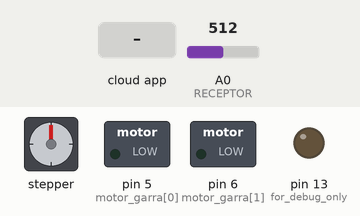
Recording of a sketch running on a simulated Arduino Mega 2560, built with avr-gcc and run on an emulated ATmega2560. Parts: stepper motor, switched loads named in the sketch (green lamp = pin HIGH), output pins drawn as LEDs (lit = HIGH). Wiring (inferred from the names in the program): stepper motor (2048 steps per turn assumed): coils pin 8, pin 9, pin 10, pin 11. Dashed ring = blinking. The test bench sets the inputs (shaded band); at power-on: A0 (RECEPTOR) = 512. The ROS host is connected and sends only what is stated; pins used as bus, display or sensor lines are not drawn.

Above: at 1.2 s.
1.3 s: the phone or cloud app sets motor to 45
At 1.8 s:
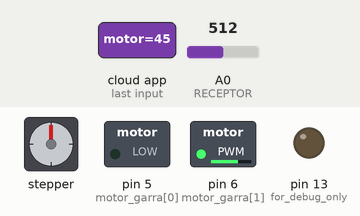
2.8 s: the phone or cloud app sets stepper to 45
At 3.07 s:
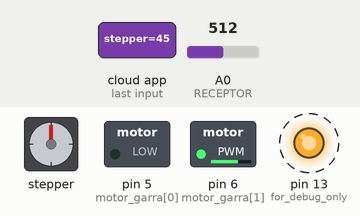
5.8 s: the phone or cloud app sets stepper to 0
At 7.0 s:
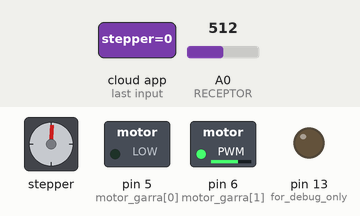
7.4 s: A0 (RECEPTOR) set to 786
8.9 s: A0 (RECEPTOR) set to 812
At 9.9 s:
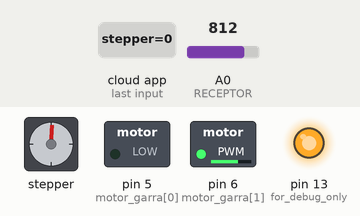
10.6 s: the phone or cloud app sets motor to 0
At 11.7 s:
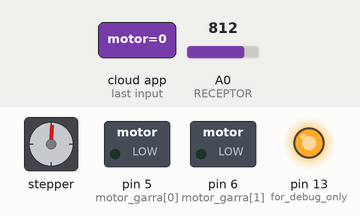
Timing chart, 0 to 13.1 s (numbered marks = the images above; inputs shaded):
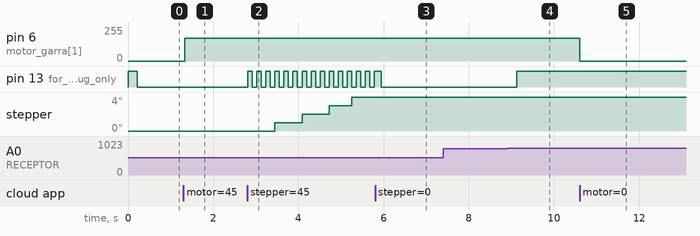

Measured:
- the behaviour switches between 800 and 801 on A0 (RECEPTOR) (found by bisection; images 3 and 4)
- after the input at 1.3 s, pin 6 (motor_garra[1]): 0/255 → 170/255 at once
- after the input at 5.8 s, stepper: stays 4° (without the input it goes to 5° after 0.09 s)
- after the input at 7.4 s, every drawn part: stays the same
- after the input at 8.9 s, pin 13 (for_debug_only): LOW → HIGH after 0.22 s
- after the input at 10.6 s, pin 6 (motor_garra[1]): 170/255 → 0/255 at once

The sketch:

mPasso_sensores_mGarra.ino
```cpp
// Esse codigo roda no arduino e controla a ativação de um motor
// de passo a partir de um topico no ROS
//
// É considerado que o motor está conectado aos pinos P*
// e que a informacao de rotacao esta sendo publicada no topico
// "/eletronica/base/stepper" como um inteiro cujo valor vai
// de -255 a 255, onde 0 é parado
//
// Para rodar: rosrun rosserial_python serial_node.py /dev/ttyACM2

/*************** STEPPER + SENSORES DA GARRA *********************/


#include <ros.h>
#include <std_msgs/Int32.h>
#include <std_msgs/Bool.h>

#define INF 60000
#define RECEPTOR A0 //pino Analógico do arduino receptor infravermelho
#define TRUE 1
#define FALSE 0
#define ENUM 5

typedef int contador;
contador i = 0, presenca_bloquinho = 0;
float vetor_media[ENUM], conta_media;

/////// parametros do stepper
const int stepper_pins[] = {8, 9, 10, 11}; //pinos nos quais esta o stepper
                                          //Os pinos sao ativados na ordem
                                          //desse vetor

const int T_stepper_min = 40;  //menor periodo (|vel| = 255) em ms
                       //1 periodo = ciclo de ativacao dos 4 pinos
const int T_stepper_max = 400;

int T_stepper_atual = INF; //periodo a ser setado a partir do topico do ROS
int dir;      //direcao do stepper 1 = frente, -1 = tras

int T_ROS_spin = 30;  //periodo em ms entre uma chamada do ROS e outra

////////////////      parte do ROS    ///////////////////
ros::NodeHandle nh;
std_msgs::Bool sensor_garra;
void messageCb(const std_msgs::Int32& msg);
const char* ROS_stepper_topic = "/eletronica/base/stepper";
ros::Subscriber<std_msgs::Int32> sub(ROS_stepper_topic, &messageCb);
ros::Publisher chatter("/eletronica/garra/temBloco", &sensor_garra );

int velocidadeG, direcaoG,auxiliarG;
#define TRAS 0
#define FRENTE 1
int motor_garra[] = {5,6};

void messageGarra( const std_msgs::Int32& msg){
 auxiliarG = msg.data;

 if(auxiliarG == 0)
    velocidadeG = 0;
 else
    velocidadeG = 170;

  if (auxiliarG < 0)
    direcaoG = TRAS;
  else
    direcaoG = FRENTE;
}

//callback para pegar o valor de velocidade no topico
void messageCb(const std_msgs::Int32& msg)
{
	int vel = msg.data;

	if(vel > 0)
	{
		dir = 1;
		if(vel >255)
			vel =  255;
	}
	else if(vel < 0)
	{
		dir = -1;
		if(vel < -255)
			vel = -255;
	}

	if(vel == 0)
		T_stepper_atual = INF;
	else
		T_stepper_atual = ( 1 - float(abs(vel))/255 )*(T_stepper_max - T_stepper_min) + T_stepper_min;  //faz com que o periodo seja uma rampa linear
}

////////////////////    parte do stepper    ////////////////////

void step_forward(int& indice)
{
	int proximo;
	if(indice >= 3)
        {
		proximo = stepper_pins[0];
                indice = 0;
        }
	else
	{
		proximo = stepper_pins[indice + 1];
                indice++;
        }

	for(int i = 0; i < 4; i++)
	  digitalWrite(stepper_pins[i], LOW);

        digitalWrite(proximo, HIGH);

        digitalWrite(13, HIGH - digitalRead(13));
}

void step_back(int & indice)
{
	int proximo;
	if(indice <= 0)
    {
		proximo = stepper_pins[3];
        indice = 3;
    }
	else
	{
		proximo = stepper_pins[indice - 1];
        indice--;
    }

	for(int i = 0; i < 4; i++)
		digitalWrite(stepper_pins[i], LOW);
	digitalWrite(proximo, HIGH);
}

void step()   //faz um passo do stepper
{
    static int indice = 0;

    if(dir > 0)
      step_forward(indice);
    else if(dir < 0)
      step_back(indice);
}

//variaveis para temporizacao
unsigned long time_start_stepper;
unsigned long time_start_ROS;

ros::Subscriber<std_msgs::Int32> subGarra("/controle/garra/motor", &messageGarra );


void setup()
{
    for(int i = 0; i < 4; i++)
    {
        pinMode(stepper_pins[i], OUTPUT);
        digitalWrite(stepper_pins[i], LOW);
    }

	nh.initNode();
	nh.subscribe(sub);
        nh.subscribe(subGarra);
        nh.advertise(chatter);

    time_start_stepper = micros();
	time_start_ROS = micros();

    pinMode(13, OUTPUT);     //for debug only
    digitalWrite(13, HIGH);  //
    pinMode(RECEPTOR, INPUT);
}


void loop()
{
	if((micros() - time_start_ROS)/1000 >= T_ROS_spin)
	{
 		nh.spinOnce();
 		time_start_ROS = micros();
	}

	//se já passou um quarto de periodo
	if((micros() - time_start_stepper)/1000 >= T_stepper_atual/4)
 	{
 		step();
 		time_start_stepper = micros();
 	}

 	delay(1);


 int leitura = analogRead(RECEPTOR);
	if(leitura > 800) vetor_media[i] = 1;
        else vetor_media[i] = 0;
     if(i == ENUM-1){
        for(i = 0; i < ENUM; i++){
          conta_media += vetor_media[i];
        }
        conta_media = conta_media/ENUM;
        if(conta_media > 0.5) presenca_bloquinho = TRUE;
        else presenca_bloquinho = FALSE;

	if(presenca_bloquinho){
        digitalWrite(13, HIGH);
        sensor_garra.data = false;
	}else{
        digitalWrite(13, LOW);
        sensor_garra.data = true;
        }
	i = 0;
        conta_media = 0;
     }
     i++;

  if(direcaoG == TRAS){
  digitalWrite(motor_garra[1], 0);
  analogWrite(motor_garra[0], velocidadeG);
  //digitalWrite(motor_garra[0],1);
  }

  if(direcaoG == FRENTE){
  //digitalWrite(motor_garra[1], 1);
  analogWrite(motor_garra[1], velocidadeG);
  digitalWrite(motor_garra[0],0);
  }

  chatter.publish(&sensor_garra);
  delay(50);
  nh.spinOnce();
}
```
